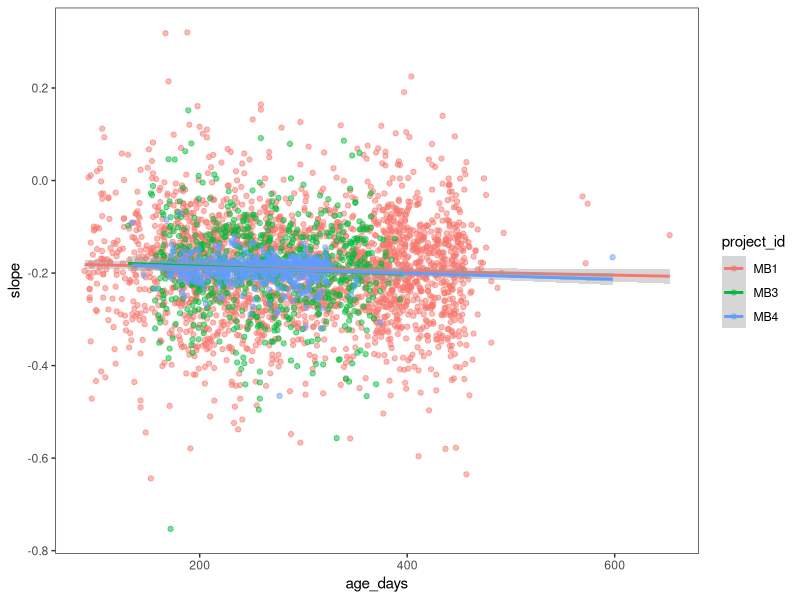
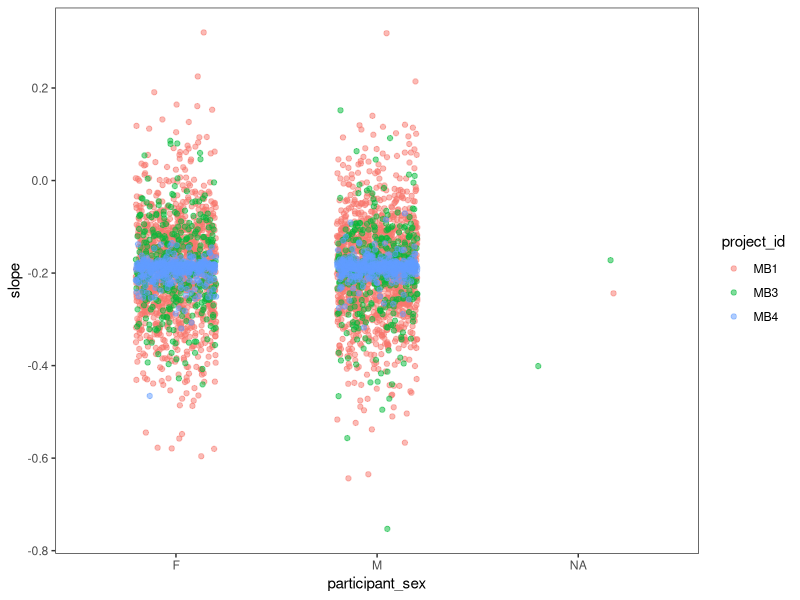
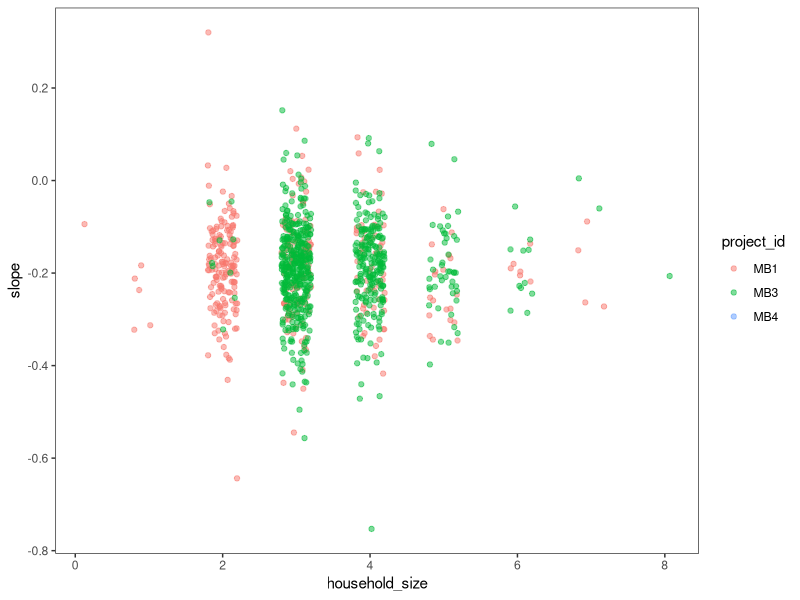
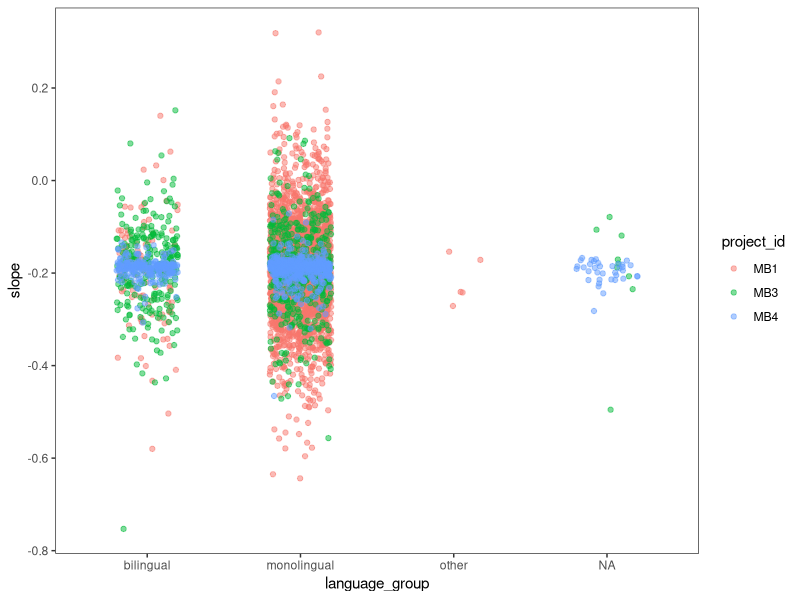
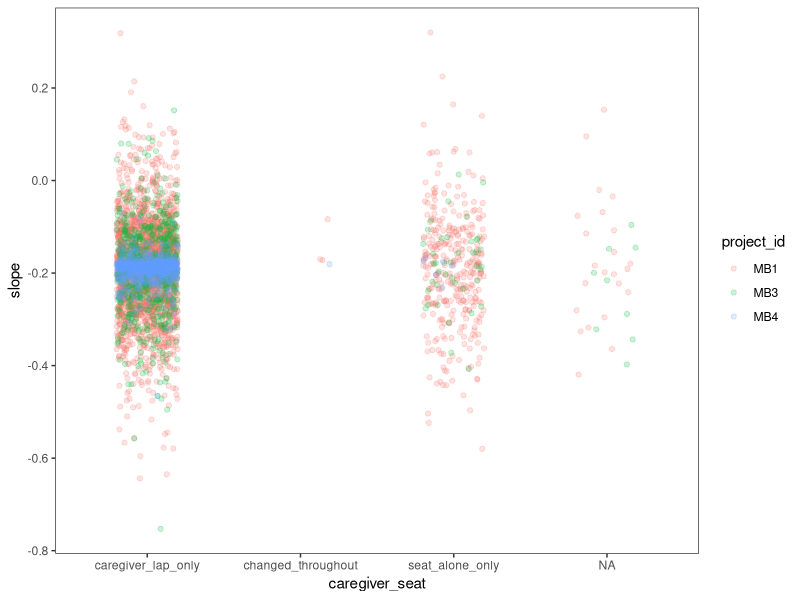
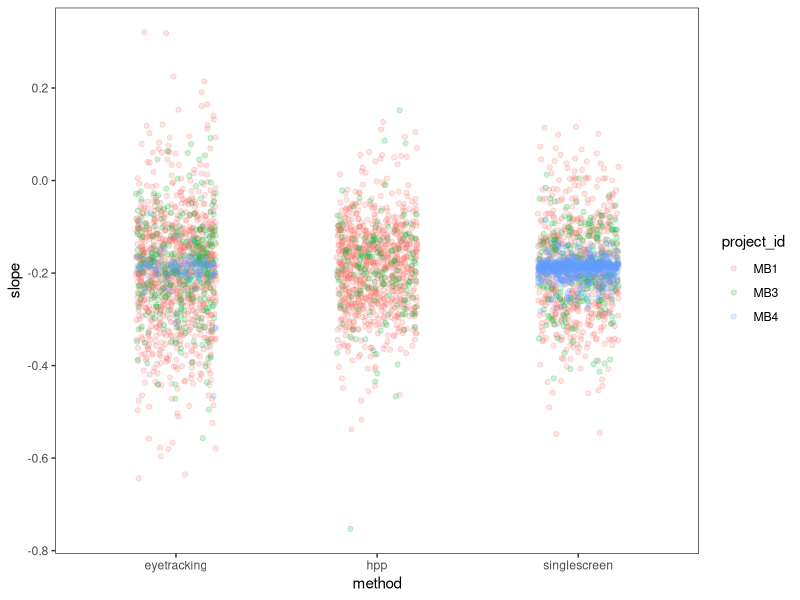

Reproduce these figures in R, in order.
## ---- chunk 1
knitr::opts_chunk$set(echo = TRUE, warning = FALSE, message = FALSE)
library(tidyverse)
library(lme4)
library(lmerTest)
library(broom.mixed)
library(here)
library(zoo)

theme_set(theme_bw() + 
            theme(panel.grid = element_blank()))
## ---- chunk 2
df_child <- read_csv(here("data", "processed_data", "child_demogs_slopes.csv"))
## ---- chunk 3
df_child |> 
  ggplot(aes(x = age_days, y = slope, col = project_id)) +
  geom_point(alpha = .5) +
  geom_smooth(method = "lm")
## ---- chunk 4
df_child |> 
  ggplot(aes(x = participant_sex, y = slope, col = project_id)) +
  geom_point(alpha = .5, position = position_jitter(width = .2))
## ---- chunk 5
df_child |> 
  ggplot(aes(x = household_size, y = slope, col = project_id)) +
  geom_point(alpha = .5, position = position_jitter(width = .2))
## ---- chunk 6
df_child |> 
  ggplot(aes(x = language_group, y = slope, col = project_id)) +
  geom_point(alpha = .5, position = position_jitter(width = .2))
## ---- chunk 7
df_child |> 
  ggplot(aes(x = caregiver_seat, y = slope, col = project_id)) +
  geom_point(alpha = .2, position = position_jitter(width = .2))
## ---- chunk 8
df_child |> 
  ggplot(aes(x = method, y = slope, col = project_id)) +
  geom_point(alpha = .2, position = position_jitter(width = .2))
